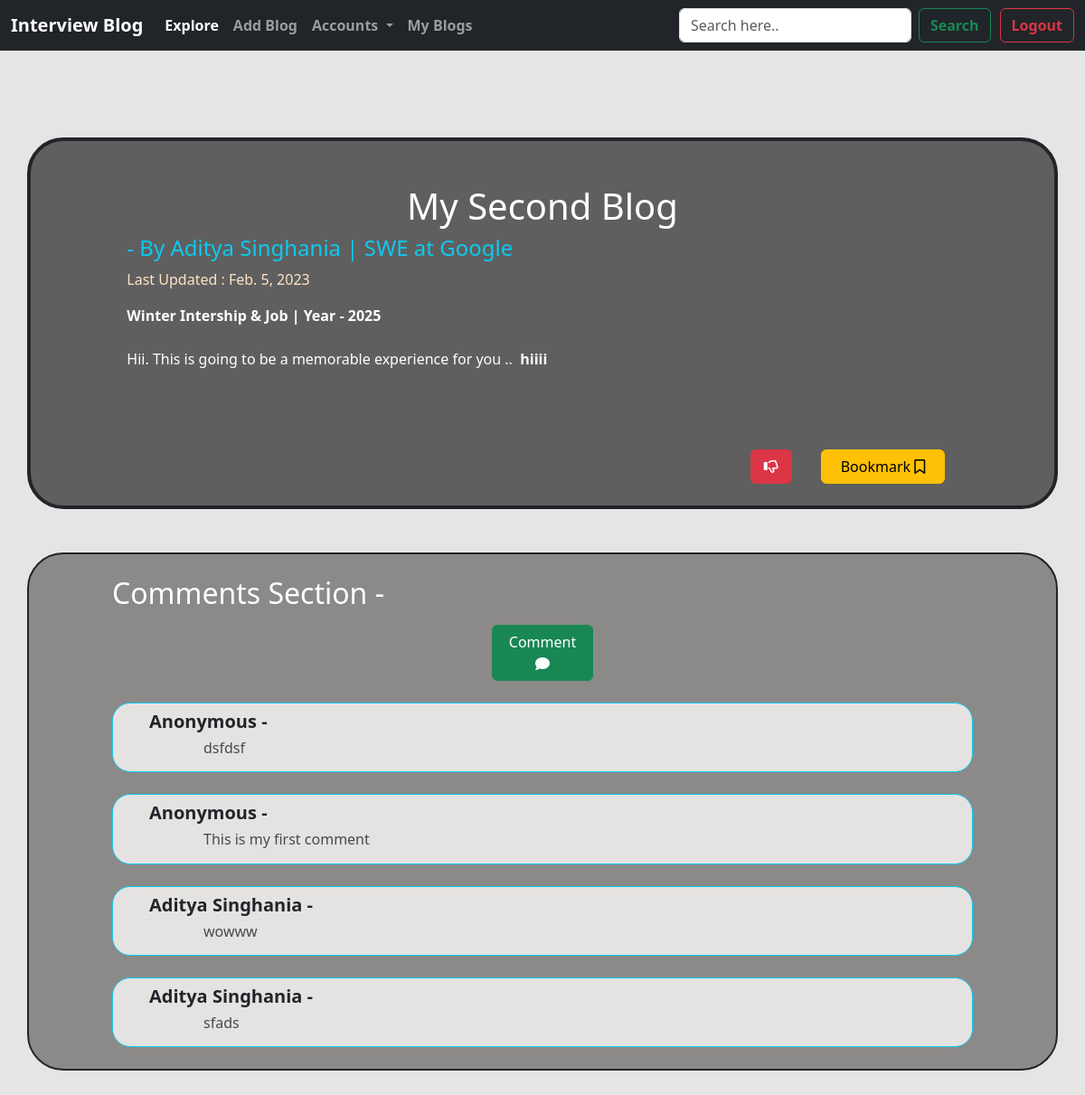
/viewpost/37 (signed in), run on the app's committed database.
### BlogApp/models.py (models this page shows, shortened)
class BlogPost(models.Model):
    post_id = models.AutoField(primary_key=True)
    blog_title = models.CharField(max_length=100,default="Read my first post")
    blog_content = RichTextField(blank=True, null=True)
    company_name = models.CharField(max_length=50,default="")
    CHOICES = (('Summer Internship','Summer Intership'),('Winter Internship Only','Winter Intership Only'),('Winter Internship & Job','Winter Internship & Job'),('Job Only','Job Only'))
    job_offer_type = models.CharField(max_length=100, choices=CHOICES, default="Job Only")
    job_profile = models.CharField(max_length=50,default="")
    year = models.IntegerField()
    author = models.ForeignKey(User,on_delete=models.CASCADE,blank=True,null=True)
    bookmarks = models.ManyToManyField(User, default=None, blank=True, related_name='bookmarks')
    likes = models.ManyToManyField(User, default=None, blank=True, related_name='likes')
    post_date = models.DateField(auto_now_add=True)
    def total_likes(self):
        return self.likes.count()

class Comment(models.Model):
    postcomments = models.ForeignKey(BlogPost, on_delete=models.CASCADE, related_name='postcomments', default=None)
    name = models.CharField(max_length=50, default="Anonymous")
    body = models.TextField()

### BlogApp/views.py (the view)
# urls.py: path('viewpost/<int:pid>', views.viewpost, name="viewpost"),
@login_required(login_url='/login')
def viewpost(request,pid):
    post=BlogPost.objects.get(post_id=pid)
    comments = Comment.objects.all()
    targetcomments =[]
    for i in comments:
        if i.postcomments.post_id==pid:
            targetcomments.append(i)
    liked_post = get_object_or_404(BlogPost, post_id=pid)
    total_likes = liked_post.total_likes()
    liked=False
    if liked_post.likes.filter(id=request.user.id).exists():
        liked=True
    bookmarked_post = get_object_or_404(BlogPost, post_id=pid)
    bookmarked=False
    if bookmarked_post.bookmarks.filter(id=request.user.id).exists():
        bookmarked=True
    params = {'post':post, 'targetcomments' : targetcomments, 'total_likes' : total_likes, 'liked' : liked, 'bookmarked' : bookmarked}
    return render(request,'viewpost.html',params)

### BlogApp/templates/viewpost.html (shortened to what this page needs)
<!doctype html>
<html lang="en">
  <head>
    <link rel="stylesheet" href="https://kit.fontawesome.com/961682fbc2.css">
    <link href="https://cdn.jsdelivr.net/npm/bootstrap@5.3.0-alpha1/dist/css/bootstrap.min.css" rel="stylesheet">
  </head>
  <body>
    <nav class="navbar navbar-expand-lg navbar-dark bg-dark">
        <div class="container-fluid">
          <a class="navbar-brand" href="#" style=" font-weight:bold;">Interview Blog</a>
          <div class="collapse navbar-collapse" id="navbarSupportedContent">
            <ul class="navbar-nav me-auto mb-2 mb-lg-0">
              <li class="nav-item">
                <a class="nav-link active " style=" font-weight:bold;" aria-current="page" href="{% url 'home' %}">Explore</a>
              </li>
              <li class="nav-item">
                <a class="nav-link" style=" font-weight:bold;" href="{% url 'addpost' %}">Add Blog</a>
              </li>
              <li class="nav-item dropdown">
                <a class="nav-link dropdown-toggle" style=" font-weight:bold;" href="#" role="button" data-bs-toggle="dropdown" aria-expanded="false">
                  Accounts
                </a>
              </li>
              <li class="nav-item">
                <a class="nav-link " style=" font-weight:bold;" href="{% url 'myblogs' %}">My Blogs</a>
              </li>
            </ul>
            <form class="d-flex" role="search" method="get" action="/search">
              <input class="form-control me-2" type="search" placeholder="Search here.." aria-label="Search" name="search" id="search">
              <button class="btn btn-outline-success" style=" font-weight:bold;" type="submit">Search</button>
            </form>
            <button class="btn btn-outline-danger" style=" font-weight:bold; margin-left: 10px;" type="submit">
                 <a class="nav-link" style=" font-weight:bold;" href="{% url 'logout' %}">Logout</a>
            </button>
          </div>
        </div>
      </nav>
        <br><br><br>
          <div style="height: auto;">
        <div class="container my-4 border border-dark border-4"style="background:rgb(95, 95, 95) ;  border-radius:40px; ">
          <div class="row featurette d-flex justify-content-center align-items-center">
              <div class="col-md-10 ">
                <h1 class="featurette-heading fw-normal lh-2 mt-5 mb-2 cw text-center">{{post.blog_title}}</h1>
                <h4><span class=" text-info">- By {{post.author.first_name}} {{post.author.last_name}} | {{post.job_profile}} at {{post.company_name}}</span></h4> <p style="color: bisque;">Last Updated : {{post.post_date}}</p>
                <strong class="cw">{{post.job_offer_type}} | Year - {{post.year}}</strong>
                <br><br>
                <span class="mb-4 cw" style=" display: inline-block;">{{post.blog_content|safe}}</span>
                <br>
                <br>
                <br>
                {% if not liked %}
                <a href="/likes/{{post.post_id}}" class="btn btn-primary mb-4 " role="button" style="width: 5%; margin-left: 75%;"><i class="fa-regular fa-thumbs-up"></i></a>
                {% else %}
                <a href="/likes/{{post.post_id}}" class="btn btn-danger mb-4 " role="button" style="width: 5%; margin-left: 75%;"><i class="fa-regular fa-thumbs-down"></i></a>
                {% endif %}
                {% if not bookmarked %}
                <a href="/bookmarks/{{post.post_id}}" class=" btn btn-warning mb-4" role="button" style="width: 15%;margin-left: 3%;
                ">Bookmark&nbsp;<i class="fa-regular fa-bookmark"></i></a>
                {% else %}
                <a href="/bookmarks/{{post.post_id}}" class=" btn btn-danger mb-4" role="button" style="width: 15%;margin-left: 3%;">Remove&nbsp;<i class=" fa-regular fa-bookmark"></i></a>
                {% endif %}
                <br>
              </div>
            </div>
      </div>
      <br>
      <div class="container border border-dark border-2" style=" border-radius: 40px; background: rgb(139, 138, 137);">
        <br>
        <h2 style="margin-left: 80px; color: white;">Comments Section -</h2>
        {% if targetcomments|length > 0 %}
        <a href="/viewpost/{{post.post_id}}/addcomment" class=" btn btn-success mt-2" role="button" style="width: 10%; margin-left: 45%;">Comment <i class="fa-solid fa-comment"></i></a>
        <br><br>
          {% for i in targetcomments %}
          <div class="border border-info" style="margin-left:80px; margin-right:80px; background: rgb(228, 227, 226); border-radius: 20px;">
            <h5 style="font-weight: bold; margin-left: 40px; " class="mt-2 text-dark">{{i.name}} - </h5>
            <h6 style="margin-left: 100px; margin-right: 80px; color: rgb(74, 73, 73);" class="mb-3">{{i.body}}</h6>
          </div>
          <br>
            {% endfor %}
          {% else %}
        <span><br><h4 class="text-center">No comments yet!</h4><a href="/viewpost/{{post.post_id}}/addcomment" class=" btn btn-success mt-2 mb-5" role="button" style="width: 10%; margin-left: 580px;">Comment <i class="fa-solid fa-comment"></i></a></span>
        {% endif %}
      </div>
      <br><br>
    </div>
  </body>
</html>

### BlogApp/templates/viewpost.html (style rules this page uses)
body { background:rgb(229, 229, 229); }
.cw { color: white; }

### data on the page
BlogPost: blog_title "My Second Blog", author.first_name "Aditya", author.last_name "Singhania", job_profile "SWE", company_name "Google", post_date "Feb. 5, 2023", job_offer_type "Winter Intership & Job", year "2025", blog_content "Hii. This is going to be a memorable experience for you .. hiiii"
Comment: name "Anonymous", body "dsfdsf"
Comment: name "Anonymous", body "This is my first comment"
Comment: name "Aditya Singhania", body "wowww"
Comment: name "Aditya Singhania", body "sfads"
